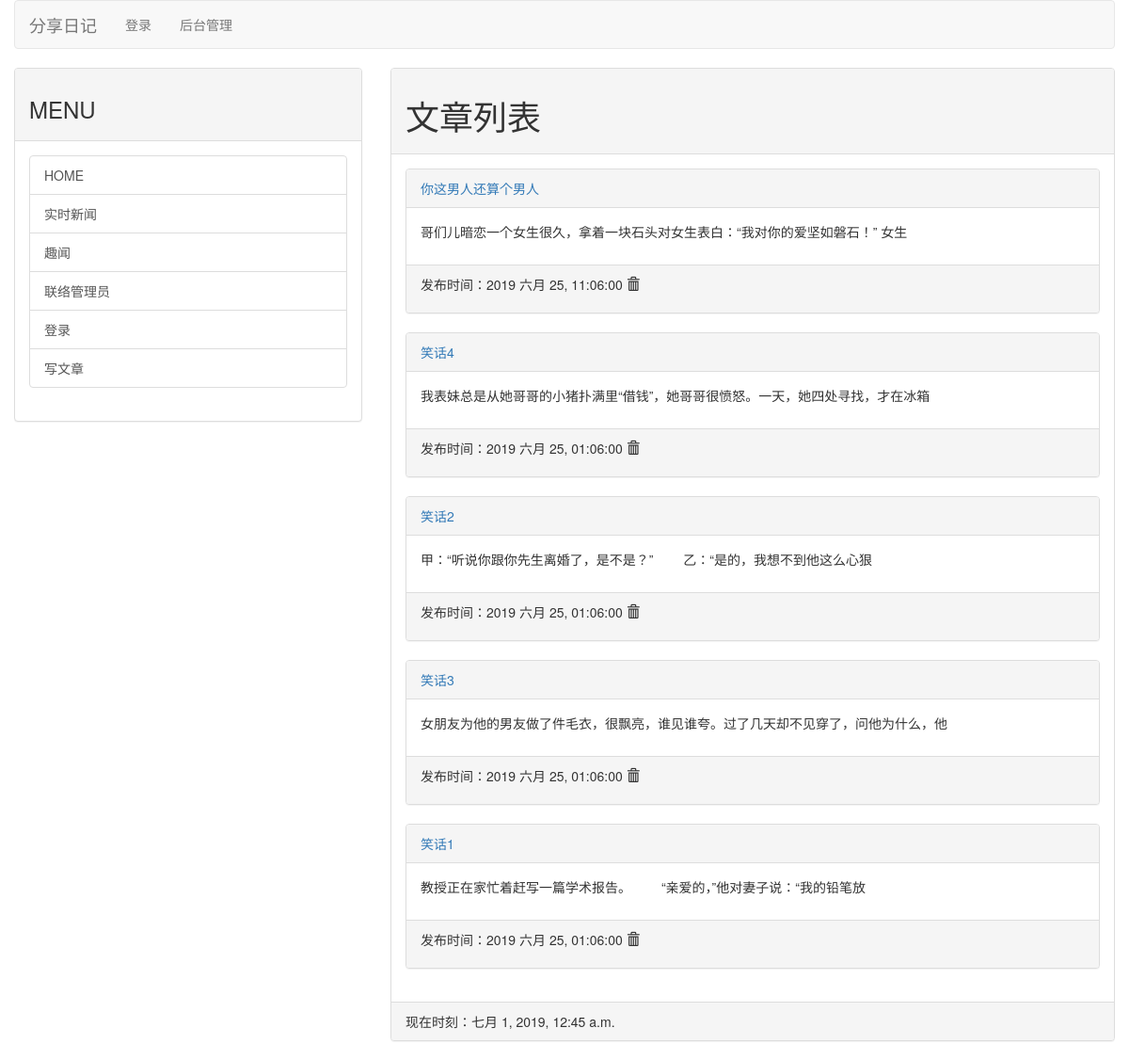
Before: /index/ with the older database file.
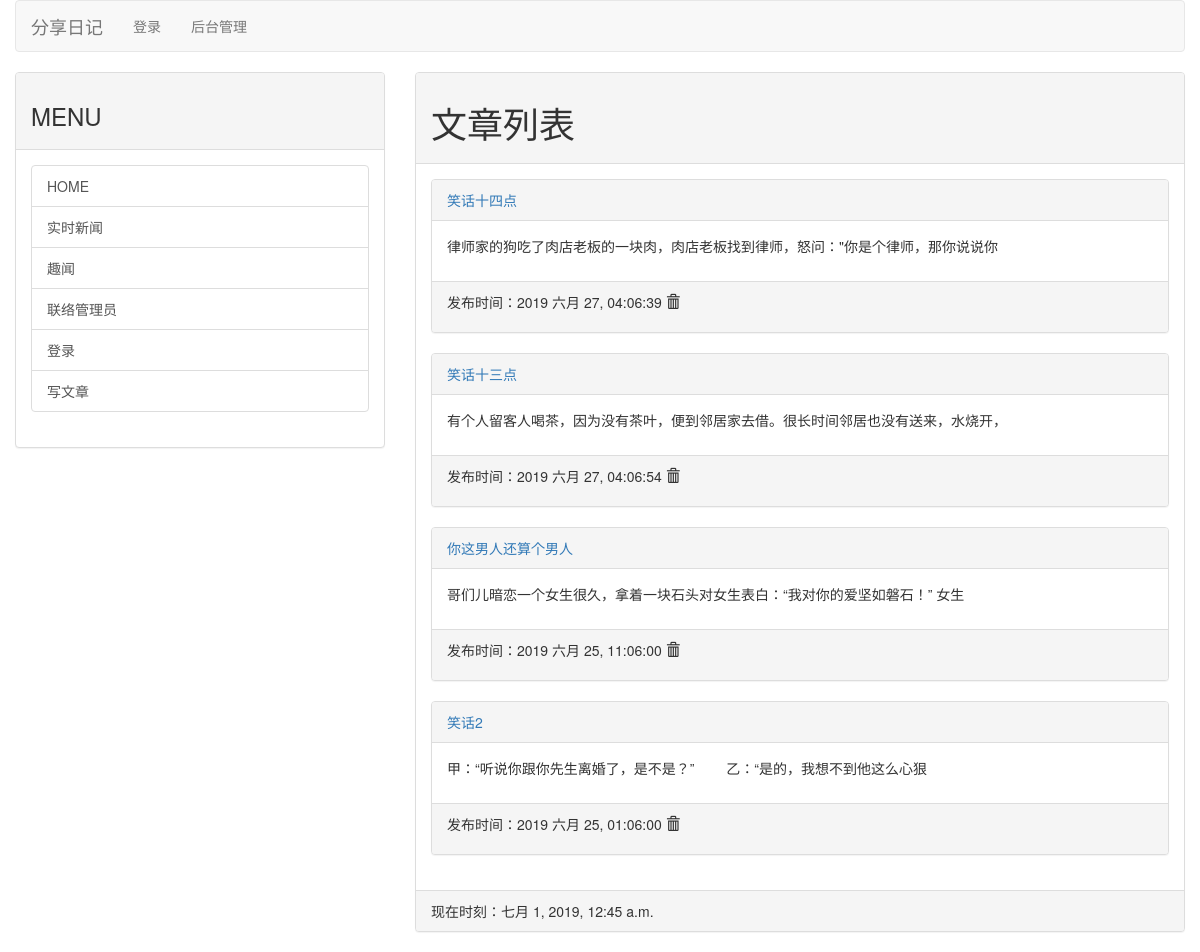
After: the same page with the newer database file.
### mainsite/models.py (models this page shows, shortened)
class Post(models.Model):
    title = models.CharField(max_length=200)
    slug = models.CharField(max_length=200)
    body = models.TextField()
    pub_date = models.DateTimeField(default=timezone.now)
    class Meta:
        ordering = ('-pub_date',)

### mainsite/views.py (the view)
# urls.py: path("index/",views.homepage),
def homepage(request):
    posts = Post.objects.all()
    now = datetime.now()
    return render(request,'index.html',locals())#locals()把当前所有局部变量打包成字典类型

### templates/index.html (shortened to what this page needs)
{% extends "base.html" %}
{% block headmessage %}
    <h1>文章列表</h1>
{% endblock %}
{% block content %}
    {% for post in posts %}
        <div class="panel panel-default">
            <div class="panel-heading">
                <a href="post/{{ post.slug }}">{{ post.title }}</a>
            </div>
            <div class="panel-body">
               <p>{{ post.body | truncatechars:40 }}</p>
            </div>
            <div class="panel-footer">
                <p>
                    发布时间：{{ post.pub_date | date:"Y M d, h:m:s" }}
                    <span class="glyphicon glyphicon-trash" onclick="go_delete({{ post.slug }})"></span>
                </p>
            </div>
        </div>
    {% endfor %}
{% endblock %}

### templates/base.html (shortened to what this page needs)
<!DOCTYPE html>
<html lang="en">
<head>
    <link href="/static/bootstrap-3.3.7-dist/css/bootstrap.min.css" rel="stylesheet">
</head>
<body>
    <div class="container-fluid">
        {% include 'header.html' %}
        <div class="row">
            <div class="col-sm-4 col-md-4">
                <div class="panel panel-default">
                    <div class="panel-heading">
                        <h3>MENU</h3>
                    </div>
                    <div class="panel-body">
                        <div class="list-group">
                        <a class="list-group-item" href="/index/">HOME</a>
                        <a class="list-group-item">实时新闻</a>
                        <a class="list-group-item">趣闻</a>
                        <a class="list-group-item" href="/contact/">联络管理员</a>
                         <a class="list-group-item" href="/login/">登录</a>
                        <a class="list-group-item" href="/post2db/">写文章</a>
                        </div>
                    </div>
                </div>
            </div>
            <div class="col-sm-8 col-md-8">
                <div class="panel panel-default">
                    <div class="panel-heading">
                        {% block headmessage %} {% endblock %}
                    </div>
                    <div class="panel-body">
                       {% block content %} {% endblock %}
                    </div>
                    <div class="panel-footer">
                        {% include 'footer.html' %}
                    </div>
                </div>
            </div>
        </div>
    </div>
</body>
</html>

### templates/header.html
<nav class="navbar navbar-default">
    <div class="container-fluid">
        <div class="navbar-header">
            <div class="navbar-brand" align="center">分享日记</div>
        </div>
        <ul class="nav navbar-nav">
            {% if username %}
            <li><a> 个人资料</a></li>
            <li><a> 个人资料</a></li>
            <li><a> 个人资料</a></li>
            <li><a href="/logout"> 注销</a></li>
            {% else %}
            <li><a href="/login"> 登录</a></li>
            {% endif %}
            <li><a href="/admin"> 后台管理</a></li>
        </ul>
    </div>
</nav>

### templates/footer.html
{% block footer%}
    {% if now %}
        <span>现在时刻：{{ now }}</span>
    {% else %}
        <span>本内容取自网络</span>
    {% endif %}
{% endblock %}

Changed rows visible on the page:
removed Post: title "笑话4", body "我表妹总是从她哥哥的小猪扑满里“借钱”，她哥哥很愤怒。一天，她四处寻找，才在冰箱", pub_date "2019 六月 25, 01:06:00"
removed Post: title "笑话3", body "女朋友为他的男友做了件毛衣，很飘亮，谁见谁夸。过了几天却不见穿了，问他为什么，他", pub_date "2019 六月 25, 01:06:00"
removed Post: title "笑话1", body "教授正在家忙着赶写一篇学术报告。 “亲爱的，”他对妻子说：“我的铅笔放", pub_date "2019 六月 25, 01:06:00"
added Post: title "笑话十四点", body "律师家的狗吃了肉店老板的一块肉，肉店老板找到律师，怒问：\"你是个律师，那你说说你", pub_date "2019 六月 27, 04:06:39"
added Post: title "笑话十三点", body "有个人留客人喝茶，因为没有茶叶，便到邻居家去借。很长时间邻居也没有送来，水烧开，", pub_date "2019 六月 27, 04:06:54"
